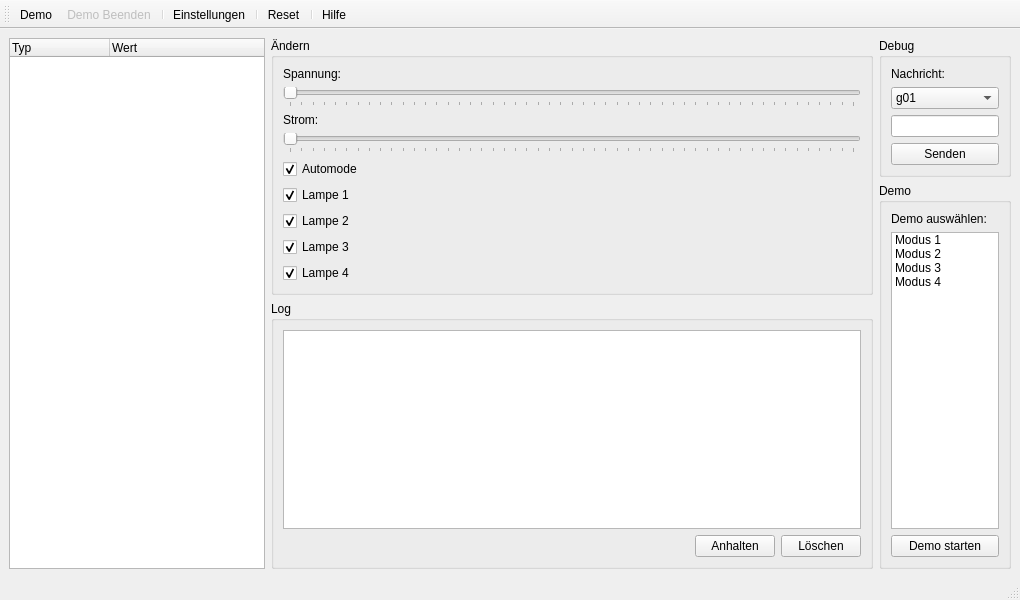
<?xml version="1.0" encoding="UTF-8"?>
<ui version="4.0">
 <class>MainWindow</class>
 <widget class="QMainWindow" name="MainWindow">
  <property name="geometry">
   <rect>
    <x>0</x>
    <y>0</y>
    <width>1020</width>
    <height>600</height>
   </rect>
  </property>
  <property name="windowTitle">
   <string>Ladefahrrad</string>
  </property>
  <property name="windowIcon">
   <iconset>
    <normaloff>../../Desktop/favicon.ico</normaloff>../../Desktop/favicon.ico</iconset>
  </property>
  <widget class="QWidget" name="centralwidget">
   <layout class="QHBoxLayout" name="horizontalLayout">
    <item>
     <layout class="QVBoxLayout" name="verticalLayout">
      <item>
       <layout class="QHBoxLayout" name="horizontalLayout_2">
        <item>
         <widget class="QTreeWidget" name="treeView">
          <property name="sizePolicy">
           <sizepolicy hsizetype="Fixed" vsizetype="Expanding">
            <horstretch>0</horstretch>
            <verstretch>0</verstretch>
           </sizepolicy>
          </property>
          <column>
           <property name="text">
            <string>Typ</string>
           </property>
          </column>
          <column>
           <property name="text">
            <string>Wert</string>
           </property>
          </column>
         </widget>
        </item>
        <item>
         <layout class="QVBoxLayout" name="verticalLayout_8">
          <item>
           <widget class="QGroupBox" name="groupBox_3">
            <property name="title">
             <string>Ändern</string>
            </property>
            <layout class="QHBoxLayout" name="horizontalLayout_4">
             <item>
              <layout class="QVBoxLayout" name="verticalLayout_7">
               <item>
                <widget class="QLabel" name="label_3">
                 <property name="text">
                  <string>Spannung:</string>
                 </property>
                </widget>
               </item>
               <item>
                <widget class="QSlider" name="voltageSlider">
                 <property name="maximum">
                  <number>10000</number>
                 </property>
                 <property name="singleStep">
                  <number>100</number>
                 </property>
                 <property name="pageStep">
                  <number>100</number>
                 </property>
                 <property name="tracking">
                  <bool>true</bool>
                 </property>
                 <property name="orientation">
                  <enum>Qt::Horizontal</enum>
                 </property>
                 <property name="tickPosition">
                  <enum>QSlider::TicksBelow</enum>
                 </property>
                 <property name="tickInterval">
                  <number>200</number>
                 </property>
                </widget>
               </item>
               <item>
                <widget class="QLabel" name="label_4">
                 <property name="text">
                  <string>Strom:</string>
                 </property>
                </widget>
               </item>
               <item>
                <widget class="QSlider" name="currentSlider">
                 <property name="maximum">
                  <number>10000</number>
                 </property>
                 <property name="singleStep">
                  <number>100</number>
                 </property>
                 <property name="pageStep">
                  <number>100</number>
                 </property>
                 <property name="orientation">
                  <enum>Qt::Horizontal</enum>
                 </property>
                 <property name="tickPosition">
                  <enum>QSlider::TicksBelow</enum>
                 </property>
                 <property name="tickInterval">
                  <number>200</number>
                 </property>
                </widget>
               </item>
               <item>
                <widget class="QCheckBox" name="automodeCheckbox">
                 <property name="text">
                  <string>Automode</string>
                 </property>
                 <property name="checked">
                  <bool>true</bool>
                 </property>
                </widget>
               </item>
               <item>
                <widget class="QCheckBox" name="lamp1Checkbox">
                 <property name="text">
                  <string>Lampe 1</string>
                 </property>
                 <property name="checked">
                  <bool>true</bool>
                 </property>
                </widget>
               </item>
               <item>
                <widget class="QCheckBox" name="lamp2Checkbox">
                 <property name="text">
                  <string>Lampe 2</string>
                 </property>
                 <property name="checked">
                  <bool>true</bool>
                 </property>
                </widget>
               </item>
               <item>
                <widget class="QCheckBox" name="lamp3Checkbox">
                 <property name="text">
                  <string>Lampe 3</string>
                 </property>
                 <property name="checked">
                  <bool>true</bool>
                 </property>
                </widget>
               </item>
               <item>
                <widget class="QCheckBox" name="lamp4Checkbox">
                 <property name="text">
                  <string>Lampe 4</string>
                 </property>
                 <property name="checked">
                  <bool>true</bool>
                 </property>
                </widget>
               </item>
              </layout>
             </item>
            </layout>
           </widget>
          </item>
          <item>
           <widget class="QGroupBox" name="groupBox_4">
            <property name="title">
             <string>Log</string>
            </property>
            <layout class="QVBoxLayout" name="verticalLayout_9">
             <item>
              <layout class="QVBoxLayout" name="verticalLayout_10">
               <item>
                <widget class="QTextEdit" name="logView">
                 <property name="readOnly">
                  <bool>true</bool>
                 </property>
                 <property name="html">
                  <string>&lt;!DOCTYPE HTML PUBLIC &quot;-//W3C//DTD HTML 4.0//EN&quot; &quot;http://www.w3.org/TR/REC-html40/strict.dtd&quot;&gt;
&lt;html&gt;&lt;head&gt;&lt;meta name=&quot;qrichtext&quot; content=&quot;1&quot; /&gt;&lt;style type=&quot;text/css&quot;&gt;
p, li { white-space: pre-wrap; }
&lt;/style&gt;&lt;/head&gt;&lt;body style=&quot; font-family:'Oxygen-Sans'; font-size:10pt; font-weight:400; font-style:normal;&quot;&gt;
&lt;p style=&quot;-qt-paragraph-type:empty; margin-top:0px; margin-bottom:0px; margin-left:0px; margin-right:0px; -qt-block-indent:0; text-indent:0px; font-family:'MS Shell Dlg 2'; font-size:8.25pt;&quot;&gt;&lt;br /&gt;&lt;/p&gt;&lt;/body&gt;&lt;/html&gt;</string>
                 </property>
                </widget>
               </item>
               <item>
                <layout class="QHBoxLayout" name="horizontalLayout_3">
                 <item>
                  <spacer name="horizontalSpacer">
                   <property name="orientation">
                    <enum>Qt::Horizontal</enum>
                   </property>
                   <property name="sizeHint" stdset="0">
                    <size>
                     <width>40</width>
                     <height>20</height>
                    </size>
                   </property>
                  </spacer>
                 </item>
                 <item>
                  <widget class="QPushButton" name="holdButton">
                   <property name="text">
                    <string>Anhalten</string>
                   </property>
                  </widget>
                 </item>
                 <item>
                  <widget class="QPushButton" name="clearButton">
                   <property name="text">
                    <string>Löschen</string>
                   </property>
                  </widget>
                 </item>
                </layout>
               </item>
              </layout>
             </item>
            </layout>
           </widget>
          </item>
         </layout>
        </item>
        <item>
         <layout class="QVBoxLayout" name="verticalLayout_2">
          <item>
           <widget class="QGroupBox" name="groupBox_2">
            <property name="title">
             <string>Debug</string>
            </property>
            <layout class="QVBoxLayout" name="verticalLayout_4">
             <item>
              <layout class="QVBoxLayout" name="verticalLayout_3">
               <item>
                <widget class="QLabel" name="label">
                 <property name="text">
                  <string>Nachricht:</string>
                 </property>
                </widget>
               </item>
               <item>
                <widget class="QComboBox" name="idChooser">
                 <item>
                  <property name="text">
                   <string>g01</string>
                  </property>
                 </item>
                 <item>
                  <property name="text">
                   <string>g02</string>
                  </property>
                 </item>
                 <item>
                  <property name="text">
                   <string>g03</string>
                  </property>
                 </item>
                 <item>
                  <property name="text">
                   <string>g04</string>
                  </property>
                 </item>
                </widget>
               </item>
               <item>
                <widget class="QLineEdit" name="messageInput">
                 <property name="sizePolicy">
                  <sizepolicy hsizetype="Fixed" vsizetype="Fixed">
                   <horstretch>0</horstretch>
                   <verstretch>0</verstretch>
                  </sizepolicy>
                 </property>
                 <property name="text">
                  <string/>
                 </property>
                 <property name="maxLength">
                  <number>5</number>
                 </property>
                </widget>
               </item>
               <item>
                <widget class="QPushButton" name="sendButton">
                 <property name="text">
                  <string>Senden</string>
                 </property>
                </widget>
               </item>
              </layout>
             </item>
            </layout>
           </widget>
          </item>
          <item>
           <widget class="QGroupBox" name="groupBox">
            <property name="title">
             <string>Demo</string>
            </property>
            <layout class="QVBoxLayout" name="verticalLayout_6">
             <item>
              <layout class="QVBoxLayout" name="verticalLayout_5">
               <item>
                <widget class="QLabel" name="label_2">
                 <property name="text">
                  <string>Demo auswählen:</string>
                 </property>
                </widget>
               </item>
               <item>
                <widget class="QListWidget" name="listWidget">
                 <property name="sizePolicy">
                  <sizepolicy hsizetype="Ignored" vsizetype="Expanding">
                   <horstretch>0</horstretch>
                   <verstretch>0</verstretch>
                  </sizepolicy>
                 </property>
                 <item>
                  <property name="text">
                   <string>Modus 1</string>
                  </property>
                 </item>
                 <item>
                  <property name="text">
                   <string>Modus 2</string>
                  </property>
                 </item>
                 <item>
                  <property name="text">
                   <string>Modus 3</string>
                  </property>
                 </item>
                 <item>
                  <property name="text">
                   <string>Modus 4</string>
                  </property>
                 </item>
                </widget>
               </item>
               <item>
                <widget class="QPushButton" name="demo_s">
                 <property name="text">
                  <string>Demo starten</string>
                 </property>
                </widget>
               </item>
              </layout>
             </item>
            </layout>
           </widget>
          </item>
         </layout>
        </item>
       </layout>
      </item>
     </layout>
    </item>
   </layout>
  </widget>
  <widget class="QStatusBar" name="statusbar"/>
  <widget class="QToolBar" name="toolBar">
   <property name="windowTitle">
    <string>toolBar</string>
   </property>
   <property name="iconSize">
    <size>
     <width>24</width>
     <height>24</height>
    </size>
   </property>
   <property name="toolButtonStyle">
    <enum>Qt::ToolButtonTextUnderIcon</enum>
   </property>
   <attribute name="toolBarArea">
    <enum>TopToolBarArea</enum>
   </attribute>
   <attribute name="toolBarBreak">
    <bool>false</bool>
   </attribute>
   <addaction name="actionDemo"/>
   <addaction name="actionDemoBeenden"/>
   <addaction name="separator"/>
   <addaction name="actionEinstellungen"/>
   <addaction name="separator"/>
   <addaction name="resetActionButton"/>
   <addaction name="separator"/>
   <addaction name="actionHilfe"/>
  </widget>
  <action name="actionEinstellungen">
   <property name="icon">
    <iconset>
     <normaloff>../icons/network-disconnect.svg</normaloff>../icons/network-disconnect.svg</iconset>
   </property>
   <property name="text">
    <string>Einstellungen</string>
   </property>
  </action>
  <action name="actionDemoBeenden">
   <property name="checkable">
    <bool>false</bool>
   </property>
   <property name="enabled">
    <bool>false</bool>
   </property>
   <property name="icon">
    <iconset>
     <normaloff>../icons/media-playback-stop.svg</normaloff>../icons/media-playback-stop.svg</iconset>
   </property>
   <property name="text">
    <string>Demo Beenden</string>
   </property>
   <property name="toolTip">
    <string>Demo Beenden</string>
   </property>
   <property name="visible">
    <bool>true</bool>
   </property>
   <property name="iconVisibleInMenu">
    <bool>true</bool>
   </property>
  </action>
  <action name="action_ber">
   <property name="text">
    <string>Über..</string>
   </property>
  </action>
  <action name="actionDemo">
   <property name="icon">
    <iconset>
     <normaloff>../icons/media-playback-start.svg</normaloff>../icons/media-playback-start.svg</iconset>
   </property>
   <property name="text">
    <string>Demo</string>
   </property>
  </action>
  <action name="actionSenden">
   <property name="icon">
    <iconset>
     <normaloff>../icons/mail-send.svg</normaloff>../icons/mail-send.svg</iconset>
   </property>
   <property name="text">
    <string>Senden</string>
   </property>
  </action>
  <action name="actionHilfe">
   <property name="icon">
    <iconset>
     <normaloff>../icons/system-help.svg</normaloff>../icons/system-help.svg</iconset>
   </property>
   <property name="text">
    <string>Hilfe</string>
   </property>
  </action>
  <action name="actionWerte_ndern">
   <property name="icon">
    <iconset>
     <normaloff>../icons/document-edit.svg</normaloff>../icons/document-edit.svg</iconset>
   </property>
   <property name="text">
    <string>Werte ändern</string>
   </property>
  </action>
  <action name="actionLampe_Senden">
   <property name="icon">
    <iconset>
     <normaloff>../icons/games-hint.svg</normaloff>../icons/games-hint.svg</iconset>
   </property>
   <property name="text">
    <string>Lampe Senden</string>
   </property>
  </action>
  <action name="resetActionButton">
   <property name="icon">
    <iconset>
     <normaloff>../icons/appointment-new.svg</normaloff>../icons/appointment-new.svg</iconset>
   </property>
   <property name="text">
    <string>Reset</string>
   </property>
  </action>
 </widget>
 <resources/>
 <connections/>
</ui>
